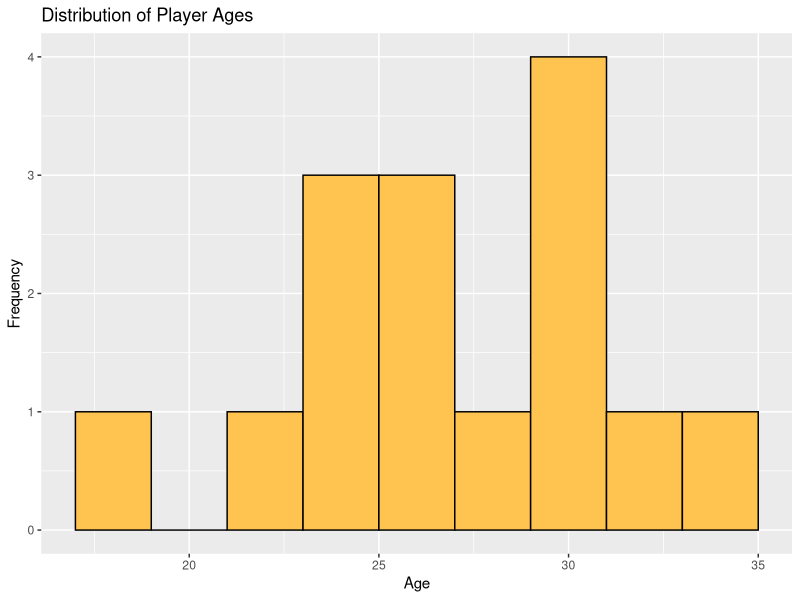
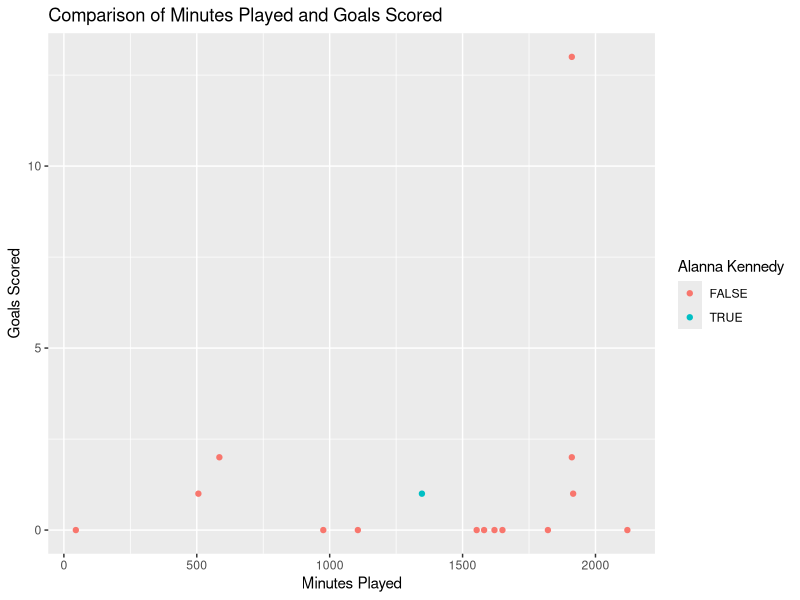

R code for these plots, in order:
PlayerStats <- read.csv("Homework5New.csv")
#read Homework4New.csv for a dataset to be referenced throughout this code
library(ggplot2)
#ggplot is necessary to create these graphs
stats_ggplot <- ggplot(PlayerStats)
#make the dataset into something that may be manipulated in ggplot

stats_ggplot +
  geom_histogram(aes(x = Age), binwidth = 2, fill = "#fec44f", color = "black") +
  labs(title = "Distribution of Player Ages", x = "Age", y = "Frequency") 
#use ggplot to create a histogram displaying the distribution of player ages

round(sd(PlayerStats$Age), 2)
round(median(PlayerStats$Age), 2)
round(mean(PlayerStats$Age), 2)
round(IQR(PlayerStats$Age), 2)
round(min(PlayerStats$Age), 2)
round(max(PlayerStats$Age), 2)
round(quantile(PlayerStats$Age, probs = c(0.25, 0.5, 0.75)), 2)
#calculate all relevant statistics to properly understand the graph, rounded to two decimal places: standard deviation, median, mean, IQR, minimum, maximum, specific quartiles


x <- PlayerStats$Player
#make the set, x, that the code randomly pulls from players among the PlayerStats dataset
set.seed(5)
#use set.seed to ensure the same player is chosen randomly

name <- sample(PlayerStats$Player,size=1)
#make a variable containing the randomly chosen player, using "the sample function"sample()"

stats_ggplot +
  geom_point(aes(x = Min, y = Goals, color = Player==name)) + 
  labs(title = "Comparison of Minutes Played and Goals Scored", x = "Minutes Played", y = "Goals Scored", color = name)
#make a scatter plot compaing minutes played and goals scored with the color distinguished by the variable that was just created
#set color in "aes()" to Player==name so color is distinguished whether the point is the set name
#set color in "labs()" to name so that a legend is created shwoing the colors vay whether the point is truly the set name or not

round(cor(PlayerStats$Min, PlayerStats$Goals), 2)
#find the pearson correlation coefficient to better understand how relevant the analysis is, rounded to 2 decimal places

